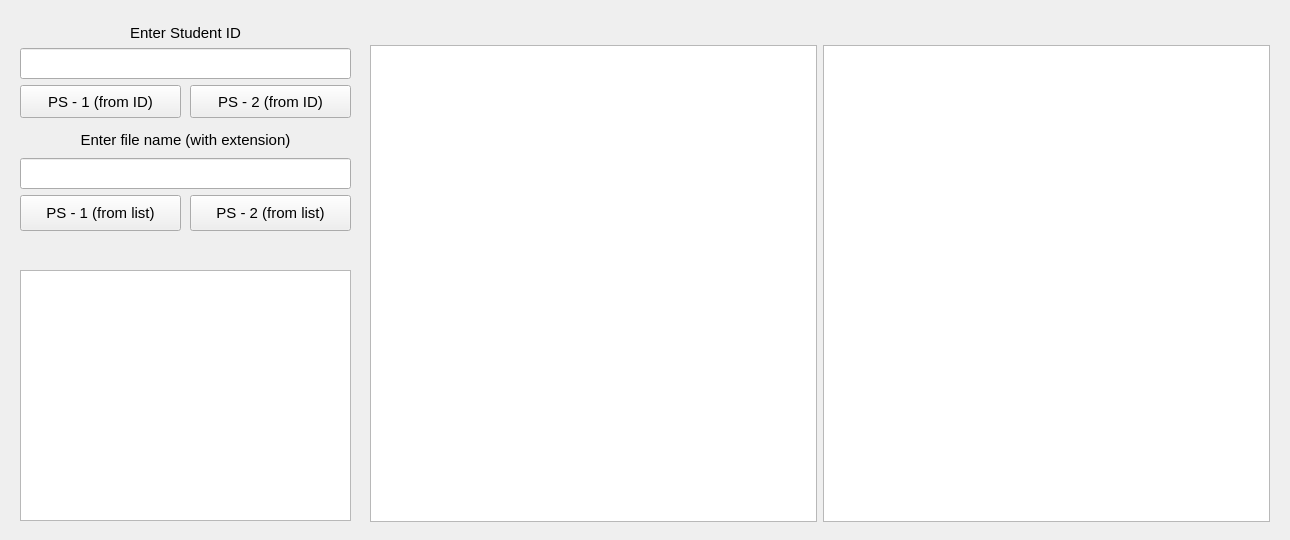
<?xml version="1.0" encoding="UTF-8"?>
<ui version="4.0">
 <class>MainWindow</class>
 <widget class="QMainWindow" name="MainWindow">
  <property name="geometry">
   <rect>
    <x>0</x>
    <y>0</y>
    <width>1290</width>
    <height>540</height>
   </rect>
  </property>
  <property name="windowTitle">
   <string>PS1 Eligibility Software</string>
  </property>
  <widget class="QWidget" name="centralwidget">
   <widget class="QPushButton" name="ps1_btn_id">
    <property name="geometry">
     <rect>
      <x>20</x>
      <y>85</y>
      <width>161</width>
      <height>33</height>
     </rect>
    </property>
    <property name="font">
     <font>
      <pointsize>11</pointsize>
     </font>
    </property>
    <property name="text">
     <string>PS - 1 (from ID)</string>
    </property>
   </widget>
   <widget class="QPlainTextEdit" name="result_text_space">
    <property name="geometry">
     <rect>
      <x>20</x>
      <y>270</y>
      <width>331</width>
      <height>251</height>
     </rect>
    </property>
    <property name="font">
     <font>
      <pointsize>10</pointsize>
     </font>
    </property>
    <property name="readOnly">
     <bool>true</bool>
    </property>
   </widget>
   <widget class="QLabel" name="student_result_label">
    <property name="geometry">
     <rect>
      <x>20</x>
      <y>239</y>
      <width>331</width>
      <height>23</height>
     </rect>
    </property>
    <property name="maximumSize">
     <size>
      <width>16777215</width>
      <height>16777215</height>
     </size>
    </property>
    <property name="font">
     <font>
      <pointsize>11</pointsize>
     </font>
    </property>
    <property name="text">
     <string/>
    </property>
   </widget>
   <widget class="QPushButton" name="ps2_btn_id">
    <property name="geometry">
     <rect>
      <x>190</x>
      <y>85</y>
      <width>161</width>
      <height>33</height>
     </rect>
    </property>
    <property name="font">
     <font>
      <pointsize>11</pointsize>
     </font>
    </property>
    <property name="text">
     <string>PS - 2 (from ID)</string>
    </property>
   </widget>
   <widget class="QWidget" name="layoutWidget">
    <property name="geometry">
     <rect>
      <x>370</x>
      <y>21</y>
      <width>900</width>
      <height>501</height>
     </rect>
    </property>
    <layout class="QGridLayout" name="gridLayout">
     <item row="0" column="0">
      <widget class="QLabel" name="left_list_label">
       <property name="font">
        <font>
         <pointsize>12</pointsize>
        </font>
       </property>
       <property name="text">
        <string/>
       </property>
       <property name="alignment">
        <set>Qt::AlignCenter</set>
       </property>
      </widget>
     </item>
     <item row="0" column="1">
      <widget class="QLabel" name="right_list_label">
       <property name="font">
        <font>
         <pointsize>12</pointsize>
        </font>
       </property>
       <property name="text">
        <string/>
       </property>
       <property name="alignment">
        <set>Qt::AlignCenter</set>
       </property>
      </widget>
     </item>
     <item row="1" column="0">
      <widget class="QListWidget" name="left_list">
       <property name="font">
        <font>
         <pointsize>9</pointsize>
        </font>
       </property>
      </widget>
     </item>
     <item row="1" column="1">
      <widget class="QListWidget" name="right_list"/>
     </item>
    </layout>
   </widget>
   <widget class="QLineEdit" name="std_id_input">
    <property name="geometry">
     <rect>
      <x>20</x>
      <y>48</y>
      <width>331</width>
      <height>31</height>
     </rect>
    </property>
    <property name="font">
     <font>
      <pointsize>12</pointsize>
     </font>
    </property>
    <property name="text">
     <string/>
    </property>
   </widget>
   <widget class="QLabel" name="label">
    <property name="geometry">
     <rect>
      <x>20</x>
      <y>21</y>
      <width>331</width>
      <height>24</height>
     </rect>
    </property>
    <property name="font">
     <font>
      <pointsize>11</pointsize>
     </font>
    </property>
    <property name="text">
     <string>Enter Student ID</string>
    </property>
    <property name="alignment">
     <set>Qt::AlignCenter</set>
    </property>
   </widget>
   <widget class="QPushButton" name="ps1_btn_lst">
    <property name="geometry">
     <rect>
      <x>20</x>
      <y>195</y>
      <width>161</width>
      <height>36</height>
     </rect>
    </property>
    <property name="font">
     <font>
      <pointsize>11</pointsize>
     </font>
    </property>
    <property name="text">
     <string>PS - 1 (from list)</string>
    </property>
   </widget>
   <widget class="QPushButton" name="ps2_btn_lst">
    <property name="geometry">
     <rect>
      <x>190</x>
      <y>195</y>
      <width>161</width>
      <height>36</height>
     </rect>
    </property>
    <property name="font">
     <font>
      <pointsize>11</pointsize>
     </font>
    </property>
    <property name="text">
     <string>PS - 2 (from list)</string>
    </property>
   </widget>
   <widget class="QLineEdit" name="file_input">
    <property name="geometry">
     <rect>
      <x>20</x>
      <y>158</y>
      <width>331</width>
      <height>31</height>
     </rect>
    </property>
    <property name="font">
     <font>
      <pointsize>10</pointsize>
     </font>
    </property>
    <property name="text">
     <string/>
    </property>
   </widget>
   <widget class="QLabel" name="label_2">
    <property name="geometry">
     <rect>
      <x>20</x>
      <y>128</y>
      <width>331</width>
      <height>24</height>
     </rect>
    </property>
    <property name="font">
     <font>
      <pointsize>11</pointsize>
     </font>
    </property>
    <property name="text">
     <string>Enter file name (with extension)</string>
    </property>
    <property name="alignment">
     <set>Qt::AlignCenter</set>
    </property>
   </widget>
  </widget>
 </widget>
 <resources/>
 <connections/>
</ui>
